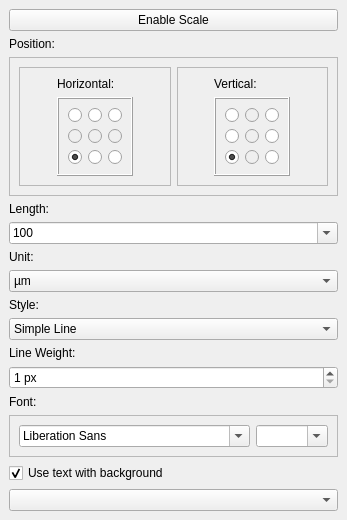
<?xml version="1.0" encoding="UTF-8"?>
<ui version="4.0">
 <class>ScaleDock</class>
 <widget class="QDockWidget" name="ScaleDock">
  <property name="geometry">
   <rect>
    <x>0</x>
    <y>0</y>
    <width>300</width>
    <height>520</height>
   </rect>
  </property>
  <property name="minimumSize">
   <size>
    <width>300</width>
    <height>520</height>
   </size>
  </property>
  <property name="allowedAreas">
   <set>Qt::LeftDockWidgetArea|Qt::RightDockWidgetArea</set>
  </property>
  <property name="windowTitle">
   <string>Scale Editor</string>
  </property>
  <widget class="QWidget" name="dockWidgetContents">
   <layout class="QVBoxLayout" name="verticalLayout">
    <item>
     <widget class="QPushButton" name="rem">
      <property name="text">
       <string>Enable Scale</string>
      </property>
      <property name="checkable">
       <bool>true</bool>
      </property>
     </widget>
    </item>
    <item>
     <widget class="QLabel" name="label">
      <property name="sizePolicy">
       <sizepolicy hsizetype="Maximum" vsizetype="Maximum">
        <horstretch>0</horstretch>
        <verstretch>0</verstretch>
       </sizepolicy>
      </property>
      <property name="text">
       <string>Position:</string>
      </property>
     </widget>
    </item>
    <item>
     <widget class="QFrame" name="frame_5">
      <property name="frameShape">
       <enum>QFrame::StyledPanel</enum>
      </property>
      <property name="frameShadow">
       <enum>QFrame::Raised</enum>
      </property>
      <layout class="QHBoxLayout" name="horizontalLayout_3">
       <item>
        <widget class="QFrame" name="frame_2">
         <property name="frameShape">
          <enum>QFrame::StyledPanel</enum>
         </property>
         <property name="frameShadow">
          <enum>QFrame::Raised</enum>
         </property>
         <layout class="QGridLayout" name="gridLayout_2">
          <item row="1" column="0">
           <widget class="QFrame" name="frame">
            <property name="sizePolicy">
             <sizepolicy hsizetype="Fixed" vsizetype="Fixed">
              <horstretch>0</horstretch>
              <verstretch>0</verstretch>
             </sizepolicy>
            </property>
            <property name="frameShape">
             <enum>QFrame::Box</enum>
            </property>
            <property name="frameShadow">
             <enum>QFrame::Raised</enum>
            </property>
            <layout class="QHBoxLayout" name="horizontalLayout">
             <item>
              <layout class="QGridLayout" name="gridLayout">
               <item row="0" column="0">
                <widget class="QRadioButton" name="topleft">
                 <property name="text">
                  <string/>
                 </property>
                 <attribute name="buttonGroup">
                  <string notr="true">horizontalGroup</string>
                 </attribute>
                </widget>
               </item>
               <item row="0" column="1">
                <widget class="QRadioButton" name="top">
                 <property name="text">
                  <string/>
                 </property>
                 <attribute name="buttonGroup">
                  <string notr="true">horizontalGroup</string>
                 </attribute>
                </widget>
               </item>
               <item row="2" column="2">
                <widget class="QRadioButton" name="bottomright">
                 <property name="text">
                  <string/>
                 </property>
                 <attribute name="buttonGroup">
                  <string notr="true">horizontalGroup</string>
                 </attribute>
                </widget>
               </item>
               <item row="2" column="1">
                <widget class="QRadioButton" name="bottom">
                 <property name="text">
                  <string/>
                 </property>
                 <attribute name="buttonGroup">
                  <string notr="true">horizontalGroup</string>
                 </attribute>
                </widget>
               </item>
               <item row="2" column="0">
                <widget class="QRadioButton" name="bottomleft">
                 <property name="text">
                  <string/>
                 </property>
                 <property name="checked">
                  <bool>true</bool>
                 </property>
                 <attribute name="buttonGroup">
                  <string notr="true">horizontalGroup</string>
                 </attribute>
                </widget>
               </item>
               <item row="1" column="0">
                <widget class="QRadioButton" name="left_">
                 <property name="enabled">
                  <bool>false</bool>
                 </property>
                 <property name="text">
                  <string/>
                 </property>
                 <attribute name="buttonGroup">
                  <string notr="true">horizontalGroup</string>
                 </attribute>
                </widget>
               </item>
               <item row="1" column="1">
                <widget class="QRadioButton" name="center">
                 <property name="enabled">
                  <bool>false</bool>
                 </property>
                 <property name="text">
                  <string/>
                 </property>
                 <attribute name="buttonGroup">
                  <string notr="true">horizontalGroup</string>
                 </attribute>
                </widget>
               </item>
               <item row="1" column="2">
                <widget class="QRadioButton" name="right">
                 <property name="enabled">
                  <bool>false</bool>
                 </property>
                 <property name="text">
                  <string/>
                 </property>
                 <attribute name="buttonGroup">
                  <string notr="true">horizontalGroup</string>
                 </attribute>
                </widget>
               </item>
               <item row="0" column="2">
                <widget class="QRadioButton" name="topright">
                 <property name="text">
                  <string/>
                 </property>
                 <attribute name="buttonGroup">
                  <string notr="true">horizontalGroup</string>
                 </attribute>
                </widget>
               </item>
              </layout>
             </item>
            </layout>
           </widget>
          </item>
          <item row="0" column="0">
           <widget class="QLabel" name="label_5">
            <property name="text">
             <string>Horizontal:</string>
            </property>
           </widget>
          </item>
         </layout>
        </widget>
       </item>
       <item>
        <widget class="QFrame" name="frame_3">
         <property name="frameShape">
          <enum>QFrame::StyledPanel</enum>
         </property>
         <property name="frameShadow">
          <enum>QFrame::Raised</enum>
         </property>
         <layout class="QGridLayout" name="gridLayout_3">
          <item row="1" column="0">
           <widget class="QFrame" name="frame_4">
            <property name="sizePolicy">
             <sizepolicy hsizetype="Fixed" vsizetype="Fixed">
              <horstretch>0</horstretch>
              <verstretch>0</verstretch>
             </sizepolicy>
            </property>
            <property name="frameShape">
             <enum>QFrame::Box</enum>
            </property>
            <property name="frameShadow">
             <enum>QFrame::Raised</enum>
            </property>
            <layout class="QHBoxLayout" name="horizontalLayout_2">
             <item>
              <layout class="QGridLayout" name="gridLayout_4">
               <item row="0" column="0">
                <widget class="QRadioButton" name="topleft_2">
                 <property name="text">
                  <string/>
                 </property>
                 <attribute name="buttonGroup">
                  <string notr="true">verticalGroup</string>
                 </attribute>
                </widget>
               </item>
               <item row="0" column="1">
                <widget class="QRadioButton" name="top_2">
                 <property name="enabled">
                  <bool>false</bool>
                 </property>
                 <property name="text">
                  <string/>
                 </property>
                 <attribute name="buttonGroup">
                  <string notr="true">verticalGroup</string>
                 </attribute>
                </widget>
               </item>
               <item row="2" column="2">
                <widget class="QRadioButton" name="bottomright_2">
                 <property name="text">
                  <string/>
                 </property>
                 <attribute name="buttonGroup">
                  <string notr="true">verticalGroup</string>
                 </attribute>
                </widget>
               </item>
               <item row="2" column="1">
                <widget class="QRadioButton" name="bottom_2">
                 <property name="enabled">
                  <bool>false</bool>
                 </property>
                 <property name="text">
                  <string/>
                 </property>
                 <attribute name="buttonGroup">
                  <string notr="true">verticalGroup</string>
                 </attribute>
                </widget>
               </item>
               <item row="2" column="0">
                <widget class="QRadioButton" name="bottomleft_2">
                 <property name="text">
                  <string/>
                 </property>
                 <property name="checked">
                  <bool>true</bool>
                 </property>
                 <attribute name="buttonGroup">
                  <string notr="true">verticalGroup</string>
                 </attribute>
                </widget>
               </item>
               <item row="1" column="0">
                <widget class="QRadioButton" name="left_2">
                 <property name="text">
                  <string/>
                 </property>
                 <attribute name="buttonGroup">
                  <string notr="true">verticalGroup</string>
                 </attribute>
                </widget>
               </item>
               <item row="1" column="1">
                <widget class="QRadioButton" name="center_2">
                 <property name="enabled">
                  <bool>false</bool>
                 </property>
                 <property name="text">
                  <string/>
                 </property>
                 <attribute name="buttonGroup">
                  <string notr="true">verticalGroup</string>
                 </attribute>
                </widget>
               </item>
               <item row="1" column="2">
                <widget class="QRadioButton" name="right_2">
                 <property name="text">
                  <string/>
                 </property>
                 <attribute name="buttonGroup">
                  <string notr="true">verticalGroup</string>
                 </attribute>
                </widget>
               </item>
               <item row="0" column="2">
                <widget class="QRadioButton" name="topright_2">
                 <property name="text">
                  <string/>
                 </property>
                 <attribute name="buttonGroup">
                  <string notr="true">verticalGroup</string>
                 </attribute>
                </widget>
               </item>
              </layout>
             </item>
            </layout>
           </widget>
          </item>
          <item row="0" column="0">
           <widget class="QLabel" name="label_6">
            <property name="text">
             <string>Vertical:</string>
            </property>
           </widget>
          </item>
         </layout>
        </widget>
       </item>
      </layout>
     </widget>
    </item>
    <item>
     <widget class="QLabel" name="label_3">
      <property name="text">
       <string>Length:</string>
      </property>
     </widget>
    </item>
    <item>
     <widget class="QComboBox" name="length">
      <property name="editable">
       <bool>true</bool>
      </property>
      <property name="currentIndex">
       <number>4</number>
      </property>
      <item>
       <property name="text">
        <string>1</string>
       </property>
      </item>
      <item>
       <property name="text">
        <string>5</string>
       </property>
      </item>
      <item>
       <property name="text">
        <string>10</string>
       </property>
      </item>
      <item>
       <property name="text">
        <string>50</string>
       </property>
      </item>
      <item>
       <property name="text">
        <string>100</string>
       </property>
      </item>
      <item>
       <property name="text">
        <string>500</string>
       </property>
      </item>
      <item>
       <property name="text">
        <string>1000</string>
       </property>
      </item>
      <item>
       <property name="text">
        <string>5000</string>
       </property>
      </item>
      <item>
       <property name="text">
        <string>10000</string>
       </property>
      </item>
      <item>
       <property name="text">
        <string>50000</string>
       </property>
      </item>
     </widget>
    </item>
    <item>
     <widget class="QLabel" name="label_2">
      <property name="text">
       <string>Unit:</string>
      </property>
     </widget>
    </item>
    <item>
     <widget class="QComboBox" name="unit">
      <item>
       <property name="text">
        <string>µm</string>
       </property>
      </item>
      <item>
       <property name="text">
        <string>mm</string>
       </property>
      </item>
     </widget>
    </item>
    <item>
     <widget class="QLabel" name="label_4">
      <property name="text">
       <string>Style:</string>
      </property>
     </widget>
    </item>
    <item>
     <widget class="QComboBox" name="style_">
      <item>
       <property name="text">
        <string>Simple Line</string>
       </property>
      </item>
      <item>
       <property name="text">
        <string>Ruler</string>
       </property>
      </item>
      <item>
       <property name="text">
        <string>Bar</string>
       </property>
      </item>
     </widget>
    </item>
    <item>
     <widget class="QLabel" name="label_8">
      <property name="text">
       <string>Line Weight:</string>
      </property>
     </widget>
    </item>
    <item>
     <widget class="QSpinBox" name="lineWeight">
      <property name="maximumSize">
       <size>
        <width>16777215</width>
        <height>210</height>
       </size>
      </property>
      <property name="suffix">
       <string> px</string>
      </property>
      <property name="minimum">
       <number>1</number>
      </property>
     </widget>
    </item>
    <item>
     <widget class="QLabel" name="label_7">
      <property name="text">
       <string>Font:</string>
      </property>
     </widget>
    </item>
    <item>
     <widget class="QFrame" name="frame_6">
      <property name="frameShape">
       <enum>QFrame::StyledPanel</enum>
      </property>
      <property name="frameShadow">
       <enum>QFrame::Raised</enum>
      </property>
      <layout class="QHBoxLayout" name="horizontalLayout_4">
       <item>
        <widget class="QFontComboBox" name="Font"/>
       </item>
       <item>
        <widget class="FontSizeCombo" name="fontSize">
         <property name="editable">
          <bool>true</bool>
         </property>
        </widget>
       </item>
      </layout>
     </widget>
    </item>
    <item>
     <widget class="QCheckBox" name="useBackground">
      <property name="text">
       <string>Use text with background</string>
      </property>
      <property name="checked">
       <bool>true</bool>
      </property>
     </widget>
    </item>
    <item>
     <widget class="ColorEditor" name="color"/>
    </item>
    <item>
     <spacer name="verticalSpacer">
      <property name="orientation">
       <enum>Qt::Vertical</enum>
      </property>
      <property name="sizeHint" stdset="0">
       <size>
        <width>20</width>
        <height>40</height>
       </size>
      </property>
     </spacer>
    </item>
   </layout>
  </widget>
 </widget>
 <customwidgets>
  <customwidget>
   <class>ColorEditor</class>
   <extends>QComboBox</extends>
   <header>widgets.h</header>
  </customwidget>
  <customwidget>
   <class>FontSizeCombo</class>
   <extends>QComboBox</extends>
   <header>widgets.h</header>
  </customwidget>
 </customwidgets>
 <tabstops>
  <tabstop>topleft</tabstop>
  <tabstop>top</tabstop>
  <tabstop>topright</tabstop>
  <tabstop>left_</tabstop>
  <tabstop>center</tabstop>
  <tabstop>right</tabstop>
  <tabstop>bottomleft</tabstop>
  <tabstop>bottom</tabstop>
  <tabstop>bottomright</tabstop>
  <tabstop>length</tabstop>
  <tabstop>unit</tabstop>
  <tabstop>style_</tabstop>
 </tabstops>
 <resources/>
 <connections/>
 <buttongroups>
  <buttongroup name="horizontalGroup"/>
  <buttongroup name="verticalGroup"/>
 </buttongroups>
</ui>
